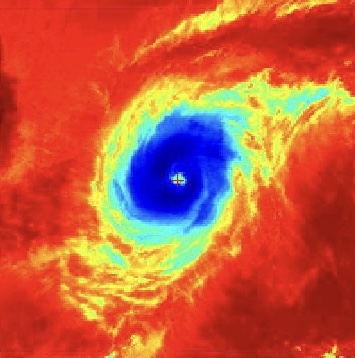
#> input picture Machine Learning/Dataset/insat3d_ir_cyclone_ds/CYCLONE_DATASET_INFRARED/81.jpg, 355 x 358 px, found by its file name
$ jupyter execute --allow-errors ML.ipynb
#> lines starting #> are read from the running program, lines starting #| are printed output that depends on the picture; after the words box and inside, x2 and y2 are one past the last pixel; in counts of white or black regions, pixels touching at a corner belong together; long printed decimals are rounded
[cell 1]
from google.colab import drive
drive.mount('/content/drive')

[cell 2]
import numpy as np
import pandas as pd
import matplotlib.pyplot as plt
import matplotlib.image as mpimg
import seaborn as sns
import glob
paths = glob.glob("/content/drive/MyDrive/RBL/INSAT 3D Dataset/*.jpg")
print(paths)
plt.figure(figsize=(20, 20))
#> (the rest of this cell did not finish here and is left out)

#> (a cell that did not finish here is left out)

#> (a cell that did not finish here is left out)

[cell 5]
import tensorflow as tf
from tensorflow.keras import layers, models

# Define the Capsule layer
class CapsuleLayer(layers.Layer):
    # [45 lines left out: functions __init__, build, call, not called in this run]

    def squash(self, s):
        norm = tf.norm(s, axis=-1, keepdims=True)
        return norm / (1 + norm ** 2) * s\


def build_capsule_network(input_shape):
    inputs = layers.Input(shape=input_shape)
    # Convolutional layer
    conv1 = layers.Conv2D(256, (9, 9), activation='relu')(inputs)
    # Primary Capsule layer
    primary_capsules = CapsuleLayer(num_capsules=8, capsule_dim=32, routings=3)(conv1)
    # Flatten capsule output
    flattened_capsules = layers.Flatten()(primary_capsules)
    # Dense layers for regression
    dense1 = layers.Dense(128, activation='relu')(flattened_capsules)
    output = layers.Dense(1, activation='linear')(dense1)  # Linear activation for regression
    model = models.Model(inputs=inputs, outputs=output)
    return model

# Sample input shape
input_shape = (512, 512, 3)

# Build the Capsule Neural Network model
#> (the rest of this cell did not finish here and is left out)

#> (a cell that did not finish here is left out)

[cell 7]
import cv2

# Load the image
image = cv2.imread('/content/drive/MyDrive/RBL/INSAT 3D Dataset/81.jpg')
#> image is the input picture: shape (358, 355, 3); mean B, G, R 64.8, 94.3, 195.7

# Convert the image to grayscale
gray = cv2.cvtColor(image, cv2.COLOR_BGR2GRAY)

# Apply Gaussian blur to reduce noise
blur = cv2.GaussianBlur(gray, (5, 5), 0)

# Perform Canny edge detection
edges = cv2.Canny(blur, 100, 200)
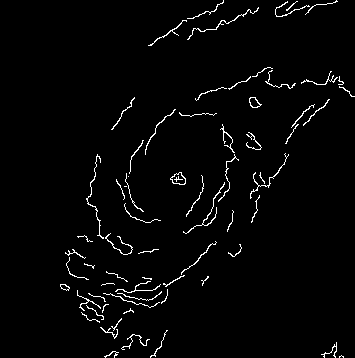
#> edges: shape (358, 355); 2.4% white in thin lines or dots, all inside (x1, y1, x2, y2) = (60, 0, 355, 358)

# Find contours in the image
contours, _ = cv2.findContours(edges, cv2.RETR_LIST, cv2.CHAIN_APPROX_SIMPLE)
#> contours = 73 contours, 60 with area under 20; largest, box (x1, y1, x2, y2) and area: (170, 172, 186, 185) 122, (170, 172, 186, 185) 110, (249, 97, 262, 108) 80, (249, 97, 261, 108) 68, (60, 284, 70, 291) 36

# Find the largest contour
largest_contour = max(contours, key=cv2.contourArea)
#> largest_contour = contour of 21 points, box (x1, y1, x2, y2) (170, 172, 186, 185), area 122

# Get the minimum enclosing circle of the largest contour
(x, y), radius = cv2.minEnclosingCircle(largest_contour)
#> x = 177.9; y = 179.4; radius = 8

# Draw a circle at the center of the eye
cv2.circle(image, (int(x), int(y)), int(radius), (0, 255, 0), -1)

cv2.line(image, (int(x), 0), (int(x), image.shape[0]), (255, 0, 0), 1)  # Vertical line
cv2.line(image, (0, int(y)), (image.shape[1], int(y)), (255, 0, 0), 1)  # Horizontal line

# Display the image with the highlighted eye
plt.imshow(image)
plt.show()
print(x, y)
#| 177.879 179.362

[cell 8]
import cv2
from google.colab.patches import cv2_imshow
import numpy as np

# Load the image
image = cv2.imread('/content/drive/MyDrive/RBL/INSAT 3D Dataset/81.jpg', cv2.IMREAD_GRAYSCALE)
#> image: shape (358, 355); min 16, max 241, mean 121.3


# Define temperature ranges
temperature_ranges = {'blue': (23, 25), 'dark_blue': (20, 23), 'darkest_blue': (15, 20),
                      'yellow': (25, 27), 'red': (27, 29), 'maroon': (29, 31)}

# Threshold the image to extract different temperature ranges
dark_blue_mask = cv2.inRange(image, temperature_ranges['dark_blue'][0], temperature_ranges['dark_blue'][1])
#> dark_blue_mask: shape (358, 355); 1.1% white; 16 white regions (15 under 20 px), largest, box (x1, y1, x2, y2) and area: (145, 140, 197, 210) 1332
darkest_blue_mask = cv2.inRange(image, temperature_ranges['darkest_blue'][0], temperature_ranges['darkest_blue'][1])
#> darkest_blue_mask: shape (358, 355); 0.47% white; 14 white regions (12 under 20 px), largest, box (x1, y1, x2, y2) and area: (153, 146, 179, 176) 327, (159, 187, 194, 204) 242

# Combine masks to get the areas of interest
areas_of_interest = cv2.bitwise_or(dark_blue_mask, darkest_blue_mask)
#> areas_of_interest: shape (358, 355); 1.3% white; 16 white regions (15 under 20 px)

# Find contours to locate the eye of the cyclone
contours, _ = cv2.findContours(areas_of_interest, cv2.RETR_EXTERNAL, cv2.CHAIN_APPROX_SIMPLE)
#> contours = 16 contours, 15 with area under 20; largest, box (x1, y1, x2, y2) and area: (145, 140, 197, 210) 1520

# Initialize variables for temperature around the eye
total_temperature_eye = 0
count_eye = 0

# Analyze contour characteristics
for contour in contours:
    # Calculate moments to find centroid
    M = cv2.moments(contour)
    if M['m00'] != 0:
        centroid_x = int(M['m10'] / M['m00'])
        centroid_y = int(M['m01'] / M['m00'])
        print(centroid_x, centroid_y)

        # Calculate average temperature around the centroid within a certain radius
        radius = 25  # You may adjust this radius based on the image resolution
        temperature_sum = 0
        count = 0
        for y in range(centroid_y - radius, centroid_y + radius):
            for x in range(centroid_x - radius, centroid_x + radius):
                if 0 <= y < image.shape[0] and 0 <= x < image.shape[1]:
                    temperature = image[y, x]
                    if temperature_ranges['dark_blue'][0] <= temperature <= temperature_ranges['dark_blue'][1] or \
                       temperature_ranges['darkest_blue'][0] <= temperature <= temperature_ranges['darkest_blue'][1]:
                        temperature_sum += temperature
                        count += 1
        total_temperature_eye += temperature_sum
        count_eye += count
#> this loop made 16 passes
#> (contour, centroid_x, centroid_y, radius, total_temperature_eye, count_eye) on pass 15: ([[167, 141], [167, 142], [168, 142]], 167, 141, 25, 13638, 650)
#> (centroid_x, centroid_y, radius, total_temperature_eye, count_eye) on pass 16: (168, 174, 25, 39185, 1875)
#| 167 141
#| 168 174
#> after the loop, count_eye = 1875; total_temperature_eye = 39185

# Calculate average temperature around the eye
average_temperature_eye = total_temperature_eye / count_eye if count_eye != 0 else 0
#> average_temperature_eye = 20.9

# Print the average temperature around the eye
print("Average temperature around the eye of the cyclone:", average_temperature_eye)
#| Average temperature around the eye of the cyclone: 20.899

# Draw contours on the image
cv2.drawContours(image, contours, -1, (0, 255, 0), 2)
#> image: shape (358, 355); min 0, max 241, mean 121.1

# Display the image with the line
plt.imshow(image)
plt.show()

[cell 9]
# Find the centroid of the blue areas
blue_mask = cv2.bitwise_or(dark_blue_mask, darkest_blue_mask)
blue_contours, _ = cv2.findContours(blue_mask, cv2.RETR_EXTERNAL, cv2.CHAIN_APPROX_SIMPLE)
#> blue_contours has the same summary as contours

total_blue_area = 0
centroid_x_sum = 0
centroid_y_sum = 0

for contour in blue_contours:
    # Calculate moments to find centroid
    M = cv2.moments(contour)
    if M['m00'] != 0:
        centroid_x = int(M['m10'] / M['m00'])
        centroid_y = int(M['m01'] / M['m00'])

        # Accumulate centroid coordinates weighted by area
        area = cv2.contourArea(contour)
        centroid_x_sum += centroid_x * area
        centroid_y_sum += centroid_y * area
        total_blue_area += area
#> after the loop, centroid_x_sum = 255443.5; centroid_y_sum = 264550.5; total_blue_area = 1520.5

# Calculate centroid coordinates
if total_blue_area != 0:
    centroid_x_blue = int(centroid_x_sum / total_blue_area)
#> centroid_x_blue = 167
    centroid_y_blue = int(centroid_y_sum / total_blue_area)
#> centroid_y_blue = 173

    # Calculate the center of the image
    image_center_x = image.shape[1] // 2
#> image_center_x = 177
    image_center_y = image.shape[0] // 2
#> image_center_y = 179

    # Calculate the distance between the blue areas centroid and the image center
    distance_from_center = np.sqrt((centroid_x_blue - image_center_x) ** 2 + (centroid_y_blue - image_center_y) ** 2)
#> distance_from_center = 11.66

    # Calculate the maximum possible distance from center (diagonal distance to image corners)
    max_distance_from_center = np.sqrt(image_center_x ** 2 + image_center_y ** 2)
#> max_distance_from_center = 251.7

    # Calculate the skewness ratio based on the position of the blue areas centroid
    skewness_ratio = (distance_from_center / max_distance_from_center)
#> skewness_ratio = 0.0463

    # Determine skewness
    print(skewness_ratio)
#| 0.04633
    if skewness_ratio < 0.1:
        print("The blue areas are mostly centered, indicating a balanced and intense cyclone.")
    else:
        print("The blue areas are skewed away from the center, indicating potential weakening of the cyclone.")
else:
    print("No blue areas found.")

[cell 10]
image = cv2.imread('/content/drive/MyDrive/RBL/INSAT 3D Dataset/81.jpg', cv2.IMREAD_GRAYSCALE)

# Define temperature ranges
temperature_ranges = {'blue': (230, 250), 'dark_blue': (200, 230), 'darkest_blue': (150, 200), 'yellow': (250, 270), 'red': (270, 290), 'maroon': (290, 310)}

# Threshold the image to extract different temperature ranges
dark_blue_mask = cv2.inRange(image, temperature_ranges['dark_blue'][0], temperature_ranges['dark_blue'][1])
#> dark_blue_mask: shape (358, 355); 14.1% white; 62 white regions (44 under 20 px), largest, box (x1, y1, x2, y2) and area: (70, 73, 355, 294) 16269, (189, 4, 250, 32) 474, (115, 294, 158, 306) 142
darkest_blue_mask = cv2.inRange(image, temperature_ranges['darkest_blue'][0], temperature_ranges['darkest_blue'][1])
#> darkest_blue_mask: shape (358, 355); 10.9% white; 261 white regions (228 under 20 px), largest, box (x1, y1, x2, y2) and area: (30, 167, 269, 331) 4913, (244, 96, 355, 203) 1951, (83, 74, 242, 204) 1447

# Combine masks to get the areas of interest
areas_of_interest = cv2.bitwise_or(dark_blue_mask, darkest_blue_mask)
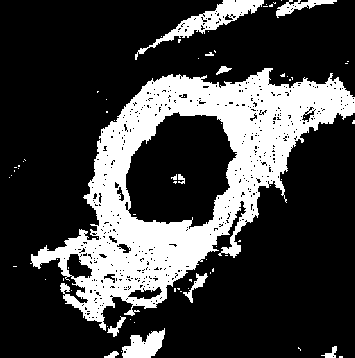
#> areas_of_interest: shape (358, 355); 24.7% white; 72 white regions (60 under 20 px)

# Find contours to locate the eye of the cyclone
contours, _ = cv2.findContours(areas_of_interest, cv2.RETR_EXTERNAL, cv2.CHAIN_APPROX_SIMPLE)
#> contours = 64 contours, 55 with area under 20; largest, box (x1, y1, x2, y2) and area: (30, 68, 355, 331) 38280, (135, 0, 264, 60) 1510, (122, 328, 165, 358) 714, (276, 0, 337, 18) 326, (183, 273, 208, 303) 148

# Draw contours around the eye
cv2.drawContours(image, contours, -1, (0, 0, 255), 2)
#> image: shape (358, 355); min 0, max 241, mean 110.2

plt.imshow(image)
plt.show()

[cell 11]
# Load the image
image = cv2.imread('/content/drive/MyDrive/RBL/INSAT 3D Dataset/81.jpg')

# Get the image dimensions
height, width, channels = image.shape
#> height = 358; width = 355; channels = 3

# Calculate the center point of the image
center_x = int(width / 2)
#> center_x = 177
center_y = int(height / 2)
#> center_y = 179

# Define the radius of the circle
radius = 5

# Draw a circle at the center of the image
cv2.circle(image, (center_x, center_y), radius, (0, 255, 0), -1)
#> image: shape (358, 355, 3)

# Display the image with the highlighted center
plt.imshow(image)
plt.show()

[cell 12]
import cv2

# Load the image
image = cv2.imread('/content/drive/MyDrive/RBL/INSAT 3D Dataset/25.jpg')
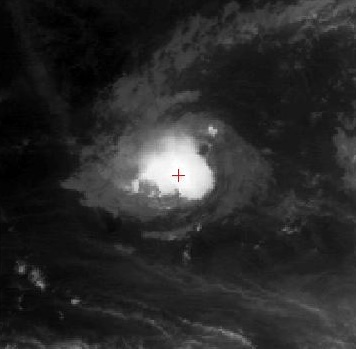
#> input picture Machine Learning/Dataset/insat3d_raw_cyclone_ds/CYCLONE_DATASET_FINAL/25.jpg, 356 x 349 px, found by its file name
#> image is the input picture: shape (349, 356, 3); mean B, G, R 41, 41, 41

# Convert the image to grayscale
# gray = cv2.cvtColor(image, cv2.COLOR_BGR2GRAY)

# Apply Canny edge detection
edges = cv2.Canny(image, 50, 100)
#> edges: shape (349, 356); 4.3% white in thin lines or dots

# Find contours in the image
contours, _ = cv2.findContours(edges, cv2.RETR_LIST, cv2.CHAIN_APPROX_SIMPLE)
#> contours = 259 contours, 239 with area under 20; largest, box (x1, y1, x2, y2) and area: (298, 303, 327, 318) 76, (299, 303, 319, 312) 62, (128, 178, 188, 198) 51, (172, 169, 185, 182) 46, (136, 312, 173, 340) 40

# Iterate over all contours and draw them in green
for contour in contours:
    cv2.drawContours(image, [contour], -1, (0, 0, 255), 2)
#> this loop made 259 passes
#> contour on passes 1 to 3: [[97, 347], [96, 348], [97, 348]], [[75, 347], [75, 348]], [[54, 347], [59, 347], [60, 348], [60, 347]]
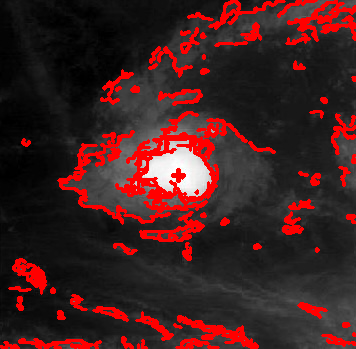
#> image: shape (349, 356, 3); 12.79% of pixels changed, all inside (x1, y1, x2, y2) = (0, 0, 356, 349)

# Display the image with the highlighted curves
plt.imshow(image)
plt.show()

[cell 13]
import cv2

# Load the image
image = cv2.imread('/content/drive/MyDrive/RBL/INSAT 3D Dataset/25.jpg')

# Convert the image to grayscale
# gray = cv2.cvtColor(image, cv2.COLOR_BGR2GRAY)

# Apply Canny edge detection
edges = cv2.Canny(gray, 50, 100)
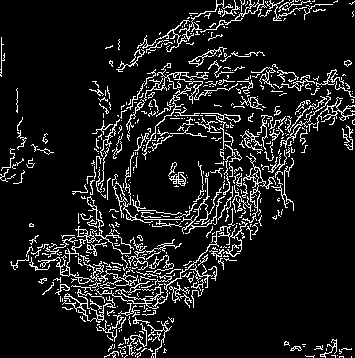
#> edges: shape (358, 355); 10.4% white in thin lines or dots

# Find contours in the image
contours, _ = cv2.findContours(edges, cv2.RETR_LIST, cv2.CHAIN_APPROX_SIMPLE)
#> contours = 686 contours, 630 with area under 20; largest, box (x1, y1, x2, y2) and area: (38, 226, 102, 284) 266, (62, 289, 116, 323) 232, (242, 153, 276, 223) 192, (80, 303, 98, 322) 145, (188, 47, 227, 67) 130

# Sort the contours by their area in descending order
cs = sorted(contours, key=cv2.contourArea, reverse=True)
#> cs has the same summary as contours
# contours.sort(key=cv2.contourArea, reverse=True)

# Define a color palette for different levels of highlighting
# colors = [(0, 255, 0), (0, 200, 0), (0, 150, 0), (0, 100, 0), (0, 50, 0)]
colors = [(0, 0, 255), (0, 0, 200), (0, 0, 150), (0, 0, 100), (0, 0, 50)]

# Iterate over the contours and draw them with different colors based on their level
for i, contour in enumerate(cs):
    color = colors[i % len(colors)]
    cv2.drawContours(image, [contour], -1, color, 2)
#> this loop made 686 passes
#> color on passes 1 to 3: (0, 0, 255), (0, 0, 200), (0, 0, 150)
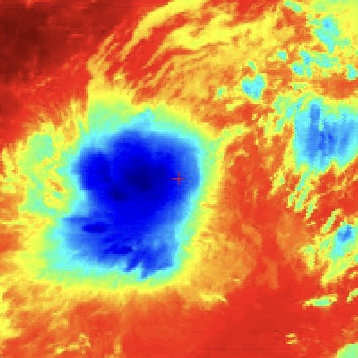
#> input picture Machine Learning/Dataset/insat3d_ir_cyclone_ds/CYCLONE_DATASET_INFRARED/45.jpg, 358 x 358 px, found by its file name
#> further down, image is the input picture: shape (358, 358, 3); mean B, G, R 93.7, 141.1, 190.4

# Display the image with the highlighted curves
plt.imshow(image)
plt.show()

[cell 14]
import cv2
import numpy as np

def find_densest_area_center(image):
  # Approach: Find contours and select the one containing a '+' shape
  gray = cv2.cvtColor(image, cv2.COLOR_BGR2GRAY)
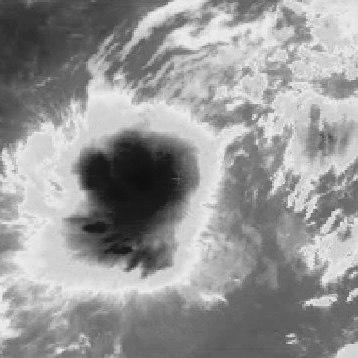
#> gray: shape (358, 358); min 16, max 237, mean 150.4
  _, thresh = cv2.threshold(gray, 127, 255, cv2.THRESH_BINARY)
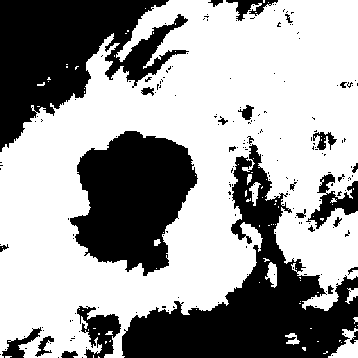
#> thresh: shape (358, 358); 61.9% white; 188 black regions (160 under 20 px)
  contours, _ = cv2.findContours(thresh, cv2.RETR_EXTERNAL, cv2.CHAIN_APPROX_SIMPLE)
#> contours = 77 contours, 70 with area under 20; largest, box (x1, y1, x2, y2) and area: (0, 0, 358, 358) 90040, (328, 328, 358, 358) 379, (265, 262, 277, 288) 157, (249, 182, 261, 206) 105, (345, 288, 358, 304) 79, (285, 333, 300, 345) 66, (247, 174, 252, 185) 25

  dense_contour = None
  for cnt in contours:
    approx = cv2.approxPolyDP(cnt, 0.01 * cv2.arcLength(cnt, True), True)
    if len(approx) == 4 and cv2.isContourConvex(approx):  # Check for '+' shape
      dense_contour = cnt
      break
#> this loop made 8 passes
#> (approx, dense_contour) on pass 8: ([[106, 341], [105, 341], [105, 343], [106, 342]], [[105, 341], [105, 343], [106, 342], [106, 341]])
#> approx on passes 1, 3, 6, 7: [[98, 356], [98, 357], [99, 357]], [[93, 355], [93, 357]], [[341, 342]], [[317, 341], [318, 341]]

  if dense_contour is not None:
    M = cv2.moments(dense_contour)
#> M = moments, m00 1.5, centre m10/m00, m01/m00 = (105.4, 341.8)
    center_x = int(M["m10"] / M["m00"])
#> center_x = 105
    center_y = int(M["m01"] / M["m00"])
#> center_y = 341
    return center_x, center_y
  else:
    return None  # No dense area with '+' found

# Load the image
image = cv2.imread("/content/drive/MyDrive/RBL/INSAT 3D Dataset/45.jpg")

# Find the center of the densest area
center_x, center_y = find_densest_area_center(image)
#> center_x = 105; center_y = 341

if center_x is not None and center_y is not None:
  # Draw dashed lines
  height, width, channels = image.shape
#> width = 358

  # Vertical line
  # line_mask = np.zeros_like(image)
  # line_mask[::dash_length, :] = 255
  # Draw a horizontal red dashed line
  cv2.line(image, (0, center_y), (width, center_y), (255, 0, 0), 2, cv2.LINE_AA)

  # Draw a vertical red dashed line
  # cv2.line(image, (center_x, 0), (center_x, line_length), (0, 0, 255), line_thickness, line_type=cv2.LINE_AA, mask=line_mask)
  cv2.line(image, (center_x, 0), (center_x, height), (255, 0, 0), 2, cv2.LINE_AA)
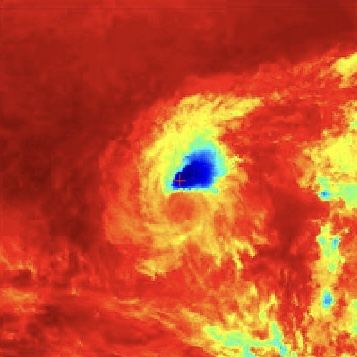
#> input picture Machine Learning/Dataset/insat3d_ir_cyclone_ds/CYCLONE_DATASET_INFRARED/31.jpg, 357 x 357 px, found by its file name
#> further down, image is the input picture: shape (357, 357, 3); mean B, G, R 41.2, 79.2, 198.3

  plt.imshow(image)
  plt.show()
else:
  print("Fail")

[cell 15]
import cv2
import numpy as np

def find_densest_white_area(image):
  # 1. Thresholding to isolate white areas
  thresh, _ = cv2.threshold(image, 220, 255, cv2.THRESH_BINARY)  # Adjust threshold for your image

  # 2. Morphological operations to refine white regions (optional)
  kernel = np.ones((3, 3), np.uint8)  # Adjust kernel size as needed
  opening = cv2.morphologyEx(thresh, cv2.MORPH_OPEN, kernel)  # Remove small white noise
#> opening = [0, 0, 0, 0]
  closing = cv2.morphologyEx(opening, cv2.MORPH_CLOSE, kernel)  # Fill small gaps in white regions
#> closing = [0, 0, 0, 0]

  # 3. Find largest connected component (assuming dense area is a single object)
  # contours, _ = cv2.findContours(closing, cv2.RETR_EXTERNAL, cv2.CHAIN_APPROX_SIMPLE)
  contours, _ = cv2.findContours(closing.astype(np.uint8), cv2.RETR_EXTERNAL, cv2.CHAIN_APPROX_SIMPLE)
#> contours = []

  largest_area = 0
  largest_contour = None
  for cnt in contours:
    area = cv2.contourArea(cnt)
    if area > largest_area:
      largest_area = area
      largest_contour = cnt
#> this loop made 0 passes
#> after the loop, largest_area = 0

  # 4. Calculate center of the largest connected component
  if largest_contour is not None:
    M = cv2.moments(largest_contour)
    center_x = int(M["m10"] / M["m00"])
    center_y = int(M["m01"] / M["m00"])
    return center_x, center_y
  else:
    return None  # No large white area found

# Load the image (assuming grayscale)
image = cv2.imread("/content/drive/MyDrive/RBL/INSAT 3D Dataset/31.jpg")

# Find the center of the densest white area

center = find_densest_white_area(image)
if center is not None:
  center_x, center_y = center  # Unpack only if a valid center is found
  # Draw dashed lines using center_x and center_y
  if center_x is not None and center_y is not None:
  # Draw dashed lines (code from previous responses)
  # ... (code to draw lines using center coordinates)

  # Display the image with dashed lines
    plt.imshow(image)
    plt.show()
  else:
    print("Fail")
else:
  print("No large dense white area found in the image.")

[cell 16]
import cv2

# Load the image
image = cv2.imread('/content/drive/MyDrive/RBL/INSAT 3D Dataset/25.jpg')

# Get the image dimensions
height, width, channels = image.shape
#> height = 349; width = 356

# Calculate the center of the image
center_x = int(width / 2)
#> center_x = 178
center_y = int(height / 2)
#> center_y = 174

# Draw a horizontal red dashed line
cv2.line(image, (0, center_y), (width, center_y), (0, 0, 255), 2, cv2.LINE_AA)

# Draw a vertical red dashed line
cv2.line(image, (center_x, 0), (center_x, height), (0, 0, 255), 2, cv2.LINE_AA)
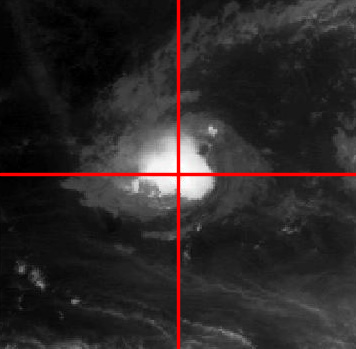
#> image: shape (349, 356, 3); mean B, G, R 39.4, 39.4, 44.4

# Display the image with the lines
plt.imshow(image)
plt.show()
